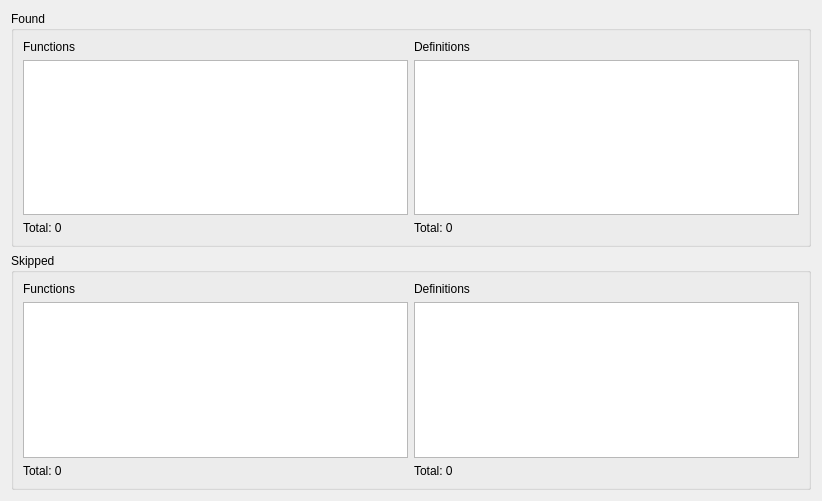
<?xml version="1.0" encoding="UTF-8"?>
<ui version="4.0">
 <class>DebugInfo</class>
 <widget class="QWidget" name="DebugInfo">
  <property name="geometry">
   <rect>
    <x>0</x>
    <y>0</y>
    <width>822</width>
    <height>501</height>
   </rect>
  </property>
  <property name="windowTitle">
   <string>Results</string>
  </property>
  <layout class="QVBoxLayout" name="verticalLayout_2">
   <item>
    <layout class="QVBoxLayout" name="verticalLayout">
     <item>
      <widget class="QGroupBox" name="groupBox">
       <property name="title">
        <string>Found</string>
       </property>
       <layout class="QHBoxLayout" name="horizontalLayout_2">
        <item>
         <layout class="QGridLayout" name="gridLayout">
          <item row="0" column="0">
           <widget class="QLabel" name="label">
            <property name="text">
             <string>Functions</string>
            </property>
           </widget>
          </item>
          <item row="0" column="1">
           <widget class="QLabel" name="label_2">
            <property name="text">
             <string>Definitions</string>
            </property>
           </widget>
          </item>
          <item row="1" column="0">
           <widget class="QTextBrowser" name="functionsText"/>
          </item>
          <item row="1" column="1">
           <widget class="QTextBrowser" name="definitionsText"/>
          </item>
          <item row="2" column="0">
           <widget class="QLabel" name="functionCountLabel">
            <property name="text">
             <string>Total: 0</string>
            </property>
           </widget>
          </item>
          <item row="2" column="1">
           <widget class="QLabel" name="definitionCountText">
            <property name="text">
             <string>Total: 0</string>
            </property>
           </widget>
          </item>
         </layout>
        </item>
       </layout>
      </widget>
     </item>
     <item>
      <widget class="QGroupBox" name="groupBox_2">
       <property name="title">
        <string>Skipped</string>
       </property>
       <layout class="QVBoxLayout" name="verticalLayout_3">
        <item>
         <layout class="QGridLayout" name="gridLayout_2">
          <item row="0" column="0">
           <widget class="QLabel" name="label_3">
            <property name="text">
             <string>Functions</string>
            </property>
           </widget>
          </item>
          <item row="0" column="1">
           <widget class="QLabel" name="label_4">
            <property name="text">
             <string>Definitions</string>
            </property>
           </widget>
          </item>
          <item row="1" column="0">
           <widget class="QTextBrowser" name="skippedFunctionsText"/>
          </item>
          <item row="1" column="1">
           <widget class="QTextBrowser" name="skippedDefinitionsText"/>
          </item>
          <item row="2" column="1">
           <widget class="QLabel" name="skippedDefinitionsCountText">
            <property name="text">
             <string>Total: 0</string>
            </property>
           </widget>
          </item>
          <item row="2" column="0">
           <widget class="QLabel" name="skippedFunctionsCountLabel">
            <property name="text">
             <string>Total: 0</string>
            </property>
           </widget>
          </item>
         </layout>
        </item>
       </layout>
      </widget>
     </item>
    </layout>
   </item>
  </layout>
 </widget>
 <resources/>
 <connections/>
</ui>
